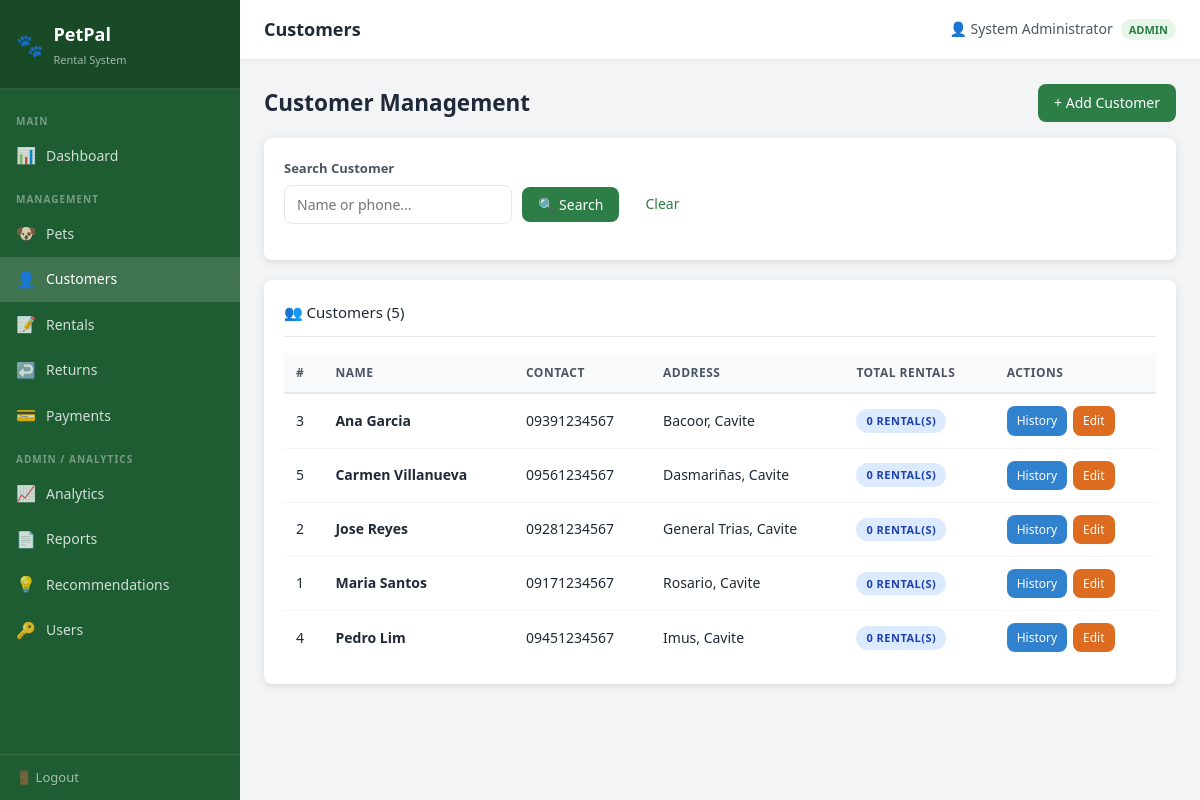
Screenshot of /pages/customers.php (signed in) with the database file from the repository.
### tables this page shows
CREATE TABLE IF NOT EXISTS customers (
    customer_id     INT AUTO_INCREMENT PRIMARY KEY,
    customer_name   VARCHAR(100) NOT NULL,
    contact_number  VARCHAR(20) NOT NULL,
    address         TEXT NOT NULL,
    created_at      DATETIME DEFAULT CURRENT_TIMESTAMP
);

### pages/customers.php (the view, shortened to what this page needs)
<?php
require_once '../includes/config.php';
$search = trim($_GET['search'] ?? '');
$where  = [];
$params = [];
$whereSQL = $where ? 'WHERE ' . implode(' AND ', $where) : '';
$stmt = $pdo->prepare("
    SELECT c.*, COUNT(r.rental_id) as total_rentals
    FROM customers c
    LEFT JOIN rentals r ON c.customer_id = r.customer_id
    $whereSQL
    GROUP BY c.customer_id
    ORDER BY c.customer_name ASC
");
$stmt->execute($params);
$customers = $stmt->fetchAll();
include '../includes/header.php';
?>
<div class="page-header-wrap">
    <h2 class="page-title">Customer Management</h2>
    <a href="?show_form=1" class="btn btn-primary">+ Add Customer</a>
</div>
<div class="card">
    <div class="card-body">
        <form method="GET" class="form-inline d-flex align-center">
            <div class="form-group">
                <label>Search Customer</label>
                <input type="text" name="search" class="form-control" placeholder="Name or phone..."
                       value="<?= htmlspecialchars($search) ?>">
            </div>
            <div class="form-group">
                <label>&nbsp;</label>
                <button type="submit" class="btn btn-primary w-100">🔍 Search</button>
            </div>
            <div class="form-group">
                <label>&nbsp;</label>
                <a href="customers.php" class="btn btn-secondary w-100">Clear</a>
            </div>
        </form>
    </div>
</div>
<div class="card">
    <div class="card-header">👥 Customers (<?= count($customers) ?>)</div>
    <div class="card-body p-0">
        <div class="table-wrapper">
            <table class="table">
                <thead>
                    <tr><th>#</th><th>Name</th><th>Contact</th><th>Address</th><th>Total Rentals</th><th>Actions</th></tr>
                </thead>
                <tbody>
                    <?php if (empty($customers)): ?>
                        <tr><td colspan="6" class="table-empty">No customers found.</td></tr>
                    <?php else: ?>
                        <?php foreach ($customers as $c): ?>
                        <tr>
                            <td><?= $c['customer_id'] ?></td>
                            <td><strong><?= htmlspecialchars($c['customer_name']) ?></strong></td>
                            <td><?= htmlspecialchars($c['contact_number']) ?></td>
                            <td><?= htmlspecialchars($c['address']) ?></td>
                            <td><span class="badge badge-info"><?= $c['total_rentals'] ?> rental(s)</span></td>
                            <td>
                                <div class="btn-group">
                                    <a href="?history=<?= $c['customer_id'] ?>" class="btn btn-info btn-sm">History</a>
                                    <a href="?edit=<?= $c['customer_id'] ?>" class="btn btn-warning btn-sm">Edit</a>
                                </div>
                            </td>
                        </tr>
                        <?php endforeach; ?>
                    <?php endif; ?>
                </tbody>
            </table>
        </div>
    </div>
</div>
<?php include '../includes/footer.php'; ?>

### css/style.css (style rules this page uses)
:root { --primary: #2D7D46; --primary-dark: #1e5c32; --primary-light: #e8f5e9; --accent: #F4A62A; --danger: #e53e3e; --warning: #dd6b20; --info: #3182ce; --white: #ffffff; --gray-50: #f9fafb; --gray-100: #f3f4f6; --gray-200: #e5e7eb; --gray-400: #9ca3af; --gray-600: #4b5563; --gray-800: #1f2937; --black: #111827; --sidebar-width: 240px; --topbar-height: 60px; --radius: 8px; --shadow: 0 2px 8px rgba(0,0,0,0.1); --font-base: 15px; --font-family: 'Segoe UI', Tahoma, Geneva, Verdana, sans-serif; }
* { margin: 0; padding: 0; box-sizing: border-box; }
body { font-family: var(--font-family); font-size: var(--font-base); background-color: var(--gray-100); color: var(--gray-800); line-height: 1.6; }
a { color: var(--primary); text-decoration: none; }
.card { background: var(--white); border-radius: var(--radius); box-shadow: var(--shadow); padding: 20px; margin-bottom: 20px; }
.card-header { display: flex; align-items: center; justify-content: space-between; margin-bottom: 16px; padding-bottom: 12px; border-bottom: 1px solid var(--gray-200); flex-wrap: wrap; gap: 8px; }
.form-group { margin-bottom: 16px; }
.form-group label { display: block; font-size: 13px; font-weight: 600; color: var(--gray-600); margin-bottom: 6px; }
.form-control { width: 100%; padding: 9px 12px; border: 1px solid var(--gray-200); border-radius: var(--radius); font-size: 14px; font-family: var(--font-family); color: var(--gray-800); background: var(--white); transition: border-color 0.2s; }
.form-inline { display: flex; align-items: center; gap: 10px; flex-wrap: wrap; }
.btn { display: inline-flex; align-items: center; gap: 6px; padding: 8px 16px; border: none; border-radius: var(--radius); font-size: 14px; font-family: var(--font-family); font-weight: 500; cursor: pointer; transition: background 0.2s, transform 0.1s; text-decoration: none; white-space: nowrap; }
.btn-primary { background: var(--primary); color: var(--white); }
.btn-warning { background: var(--warning); color: var(--white); }
.btn-info { background: var(--info); color: var(--white); }
.btn-sm { padding: 5px 10px; font-size: 12px; }
.btn-group { display: flex; gap: 6px; flex-wrap: wrap; }
.table-wrapper { overflow-x: auto; width: 100%; }
table { width: 100%; border-collapse: collapse; font-size: 14px; }
table th { background: var(--gray-50); color: var(--gray-600); font-size: 12px; font-weight: 600; text-transform: uppercase; letter-spacing: 0.5px; padding: 10px 12px; text-align: left; border-bottom: 2px solid var(--gray-200); }
table td { padding: 12px; border-bottom: 1px solid var(--gray-100); vertical-align: middle; white-space: nowrap; }
table tr:last-child td { border-bottom: none; }
.badge { display: inline-block; padding: 3px 10px; border-radius: 20px; font-size: 11px; font-weight: 600; text-transform: uppercase; letter-spacing: 0.5px; }
.badge-info { background: #dbeafe; color: #1e40af; }
.d-flex { display: flex; }
.w-100 { width: 100%; }

### pages/customers.php (style rules this page uses)
.page-header-wrap { display: flex; justify-content: space-between; align-items: center; margin-bottom: 1rem; }

### rows the page displays
customers: customer_id "3", customer_name "Ana Garcia", contact_number "09391234567", address "Bacoor, Cavite", total_rentals "0"
customers: customer_id "5", customer_name "Carmen Villanueva", contact_number "09561234567", address "Dasmariñas, Cavite", total_rentals "0"
customers: customer_id "2", customer_name "Jose Reyes", contact_number "09281234567", address "General Trias, Cavite", total_rentals "0"
customers: customer_id "1", customer_name "Maria Santos", contact_number "09171234567", address "Rosario, Cavite", total_rentals "0"
customers: customer_id "4", customer_name "Pedro Lim", contact_number "09451234567", address "Imus, Cavite", total_rentals "0"

### other values shown
str_replace('.php', '', $current_page) "Customers"
currentUser() "System Administrator"
$_SESSION['role'] "ADMIN"
count($customers) "5"
